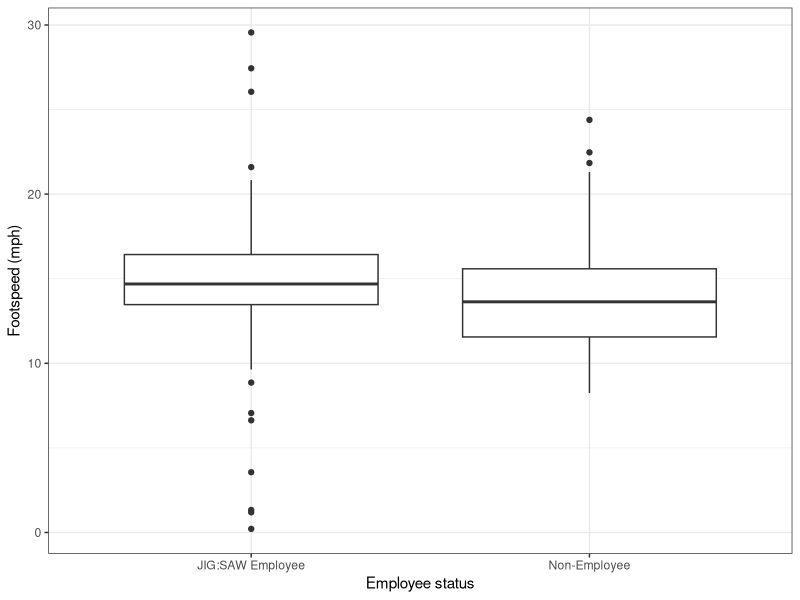
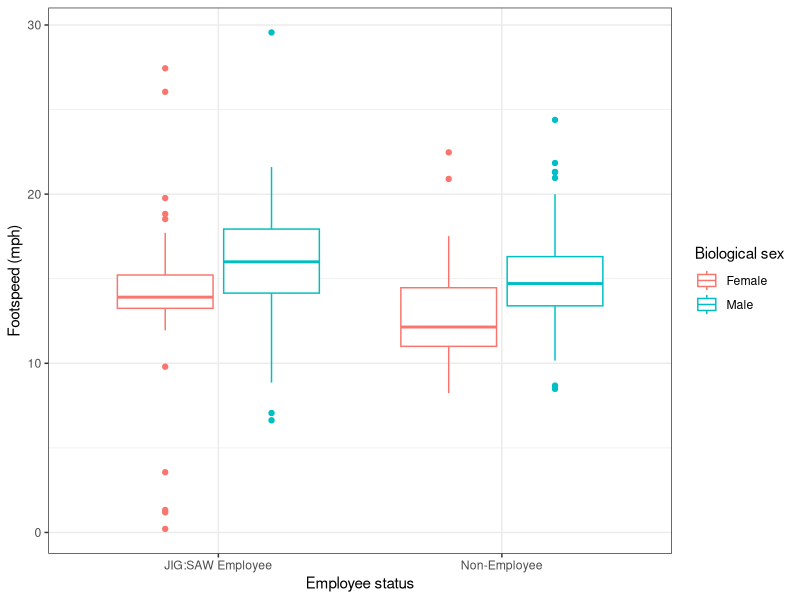
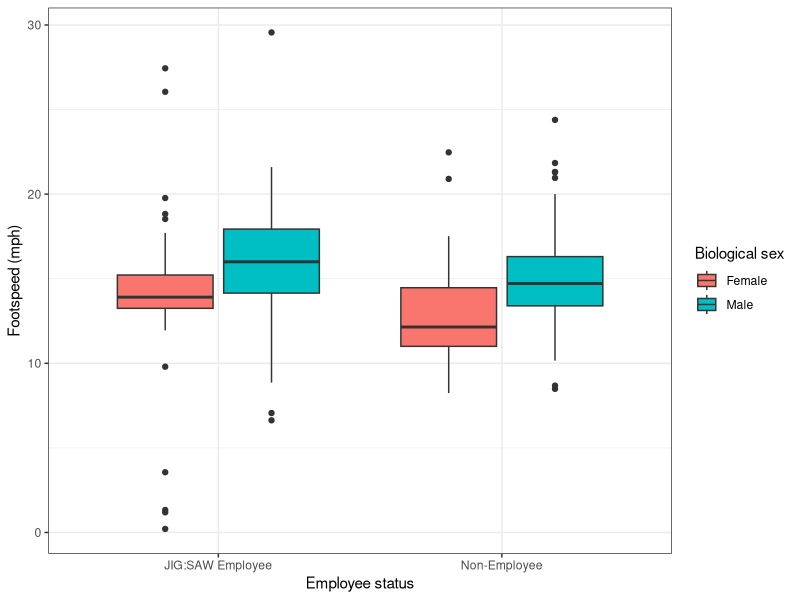
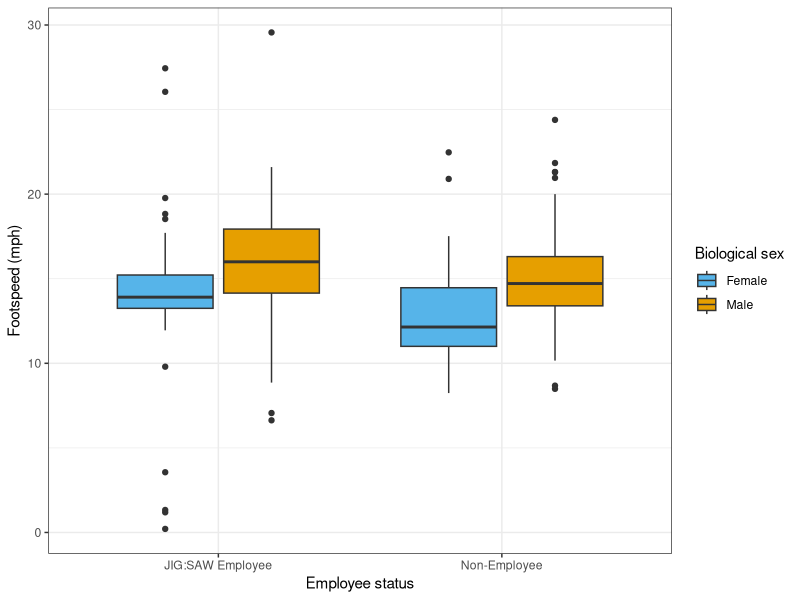
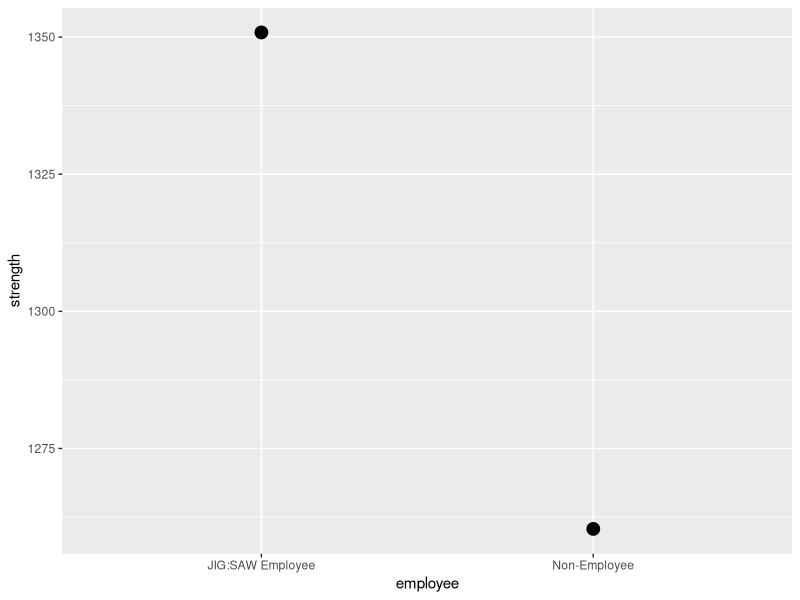
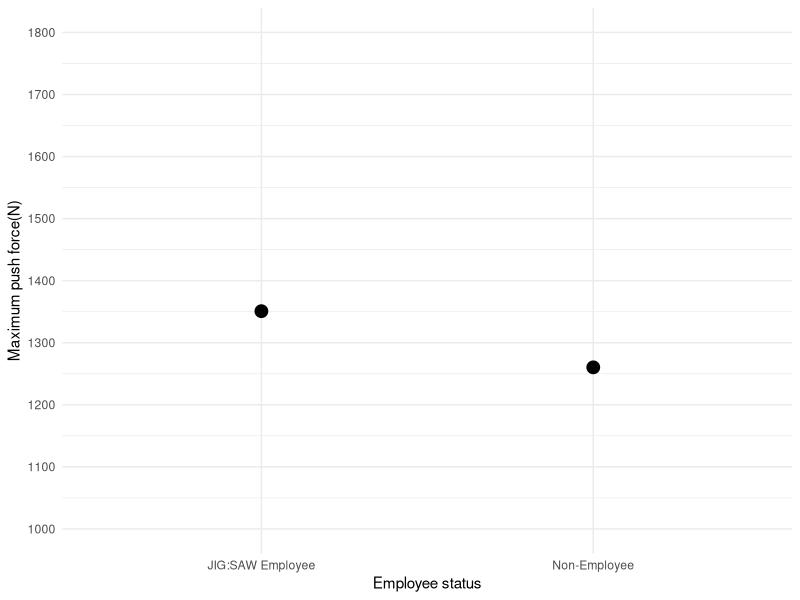
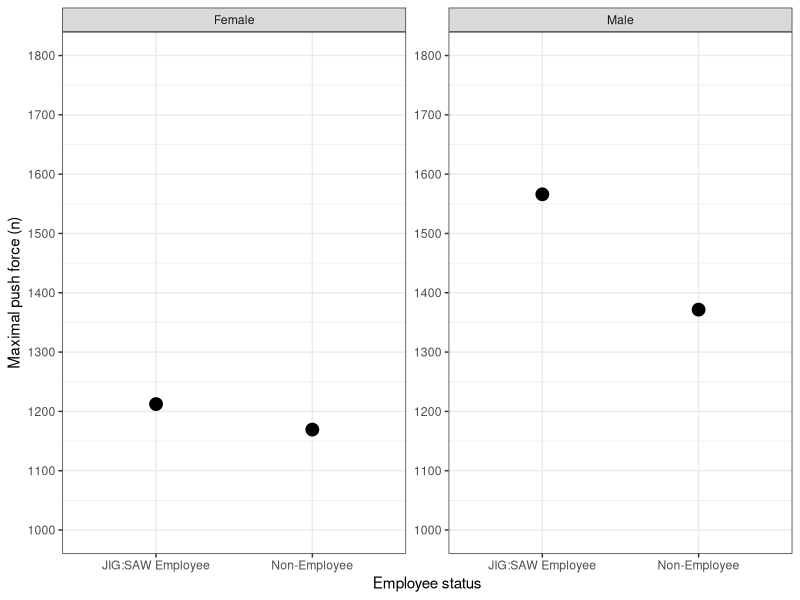
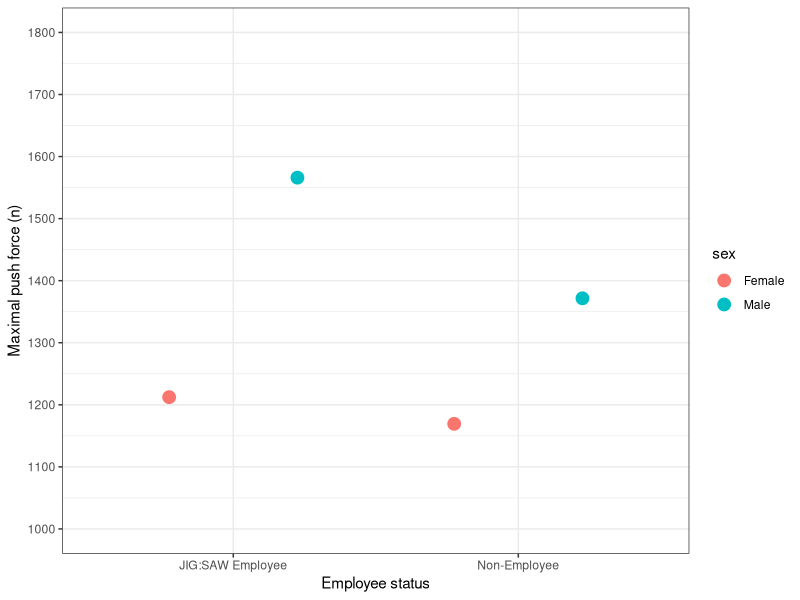

R code for these plots, in order:
## ---- chunk 1
library(tidyverse)

jig_tib <- readr::read_csv("../data/ais_05_jigsaw.csv")
## ---- chunk 2
vis_mean <-
  jig_tib %>%
  dplyr::group_by(employee) %>%
  dplyr::summarize(
    mean_vis = mean(vision)
    )
vis_mean
## ---- chunk 3
strength_mean <-
  jig_tib %>%
  dplyr::group_by(employee, sex) %>%
  dplyr::summarize(
    mean_strength = mean(strength)
    )
strength_mean
## ---- chunk 4
speed_sum <-
  jig_tib %>%
  dplyr::group_by(employee, sex) %>%
  dplyr::summarize(
    mean_speed = mean(footspeed),
    med_speed = median(footspeed),
    var_speed = var(footspeed),
    sd_speed = sd(footspeed),
    iqr_speed = IQR(footspeed, type = 8)
    )

speed_sum
## ---- chunk 5
strength_sum <-
  jig_tib %>%
  dplyr::group_by(employee, sex) %>%
  dplyr::summarize(
    mean_strength = mean(strength),
    med_strength = median(strength),
    var_strength = var(strength),
    sd_strength = sd(strength),
    iqr_strength = IQR(strength, type = 8)
    )

strength_sum
## ---- chunk 6
speed_box <- ggplot2::ggplot(jig_tib, aes(employee, footspeed))
speed_box +
  geom_boxplot() +
  labs(x = "Employee status", y = "Footspeed (mph)") +
  theme_bw()
## ---- chunk 7
speed_box <- ggplot2::ggplot(jig_tib, aes(employee, footspeed, colour=sex))
speed_box +
  geom_boxplot() +
  labs(x = "Employee status", y = "Footspeed (mph)", colour = "Biological sex") +
  theme_bw()

speed_box <- ggplot2::ggplot(jig_tib, aes(employee, footspeed, fill = sex))
speed_box +
  geom_boxplot() +
  labs(x = "Employee status", y = "Footspeed (mph)", fill = "Biological sex") +
  theme_bw()
## ---- chunk 8
speed_box <- ggplot2::ggplot(jig_tib, aes(employee, footspeed, fill = sex))
speed_box +
  geom_boxplot() +
  labs(x = "Employee status", y = "Footspeed (mph)", fill = "Biological sex") +
  scale_fill_manual(values = c("#56B4E9", "#E69F00")) +
  theme_bw()
## ---- chunk 9
strength_plot <- ggplot2::ggplot(jig_tib, aes(employee, strength))
strength_plot +
  stat_summary(fun = "mean", geom = "point", size = 4)
## ---- chunk 10
strength_plot <- ggplot2::ggplot(jig_tib, aes(employee, strength))
strength_plot +
  stat_summary(fun= 'mean', geom= 'point', size = 4)+
  labs(x = 'Employee status', y = 'Maximum push force(N)')+
  coord_cartesian(ylim = c(1000, 1800))+
  scale_y_continuous(breaks = seq(1000, 1800, 100))+
  theme_minimal()
## ---- chunk 11
strength_plot <- ggplot2::ggplot(jig_tib, aes(employee, strength))
strength_plot +
  stat_summary(fun = "mean", geom = "point", size = 4) +
  labs(x = "Employee status", y = "Maximal push force (n)") +
  coord_cartesian(ylim = c(1000, 1800)) +
  scale_y_continuous(breaks = seq(1000, 1800, 100)) +
  theme_bw()+
  facet_wrap(~sex,scales = 'free' )
## ---- chunk 12
strength_plot <- ggplot2::ggplot(jig_tib, aes(employee, strength, colour = sex))
strength_plot +
  stat_summary(fun = "mean", geom = "point", size = 4, position = position_dodge(width = 0.9)) +
  labs(x = "Employee status", y = "Maximal push force (n)") +
  coord_cartesian(ylim = c(1000, 1800)) +
  scale_y_continuous(breaks = seq(1000, 1800, 100)) +
  theme_bw()
## ---- chunk 13
strength_plot <- ggplot2::ggplot(jig_tib, aes(employee, strength, colour = sex))
strength_plot +
  geom_point(position = position_dodge(width = 1), alpha = 0.3) +
  stat_summary(fun = "mean", geom = "point", size = 4, position = position_dodge(width = 0.9)) +
  labs(x = "Employee status", y = "Maximal push force (n)", colour = "Biological sex") +
  coord_cartesian(ylim = c(900, 2500)) +
  scale_y_continuous(breaks = seq(900, 2500, 100)) +
  scale_colour_manual(values = c("#56B4E9", "#E69F00"))+
  theme_minimal()
## ---- chunk 14
scat <- ggplot2::ggplot(jig_tib, aes(footspeed, strength))
scat +
  geom_point()
## ---- chunk 15
scat <- ggplot2::ggplot(jig_tib, aes(footspeed, strength))
scat +
  geom_point(colour = "#56B4E9", size = 3, alpha = 0.7) +
  labs(x = "Footspeed(mph)", y = "Maximal push force(N)") +
  theme_minimal()
## ---- chunk 16
scat <- ggplot2::ggplot(jig_tib, aes(footspeed, strength))
scat +
  geom_point(colour = "#56B4E9", size = 3, alpha = 0.7) +
  labs(x = "Footspeed(mph)", y = "Maximal push force(N)") +
  theme_minimal() +
geom_smooth(method = "lm", colour = "#E69F00", fill = "#E69F00")
